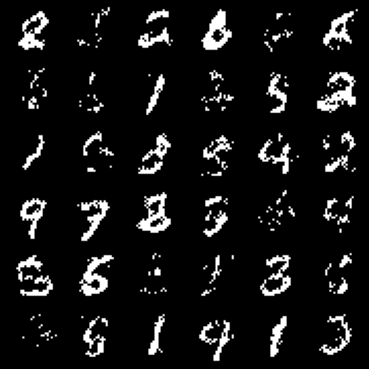
#> input picture made/img/generated_images.png, 369 x 369 px, given in place of smiley.jpg, which was not available
$ python gen_data.py
#> lines starting #> are read from the running program, lines starting #| are printed output that depends on the picture; pictures that were not available may be replaced by others from this repository, and a replacement may not be noted
import pickle

import numpy as np
from PIL import Image


def generate_2D_distr_from_img(image_file, d=0):
    """Given an image re-scale it, convert it to gray-scale, and threat the
    resulting pixel values as the shape of a 2D probability distribution.
    The resulting distribution gives the probability for each of the pixels
    being "on" or "off".

    Args:
        image_file (str): File path to the image.
        d (int): Dimension size. The image is re-scaled to size (d,d).
            Default value is 0, i.e. no resizing.

    Returns:
        distr (np.Array): Numpy array of shape (d, d) giving the "true"
            distribution generated from the pixel values of the image.
    """
#> called with image_file = 'img/smiley.jpg', d = 0
    im = Image.open(image_file)
#> im is the input picture: PIL image 369x369 RGBA; mean R, G, B, A 21.3, 21.3, 21.3, 255
    if d > 0:
        im = im.resize(size=(d,d)) # re-scale to the requested size
    im = im.convert(mode="L")  # convert to gray-scale
#> im: PIL image 369x369 L
    im = np.array(im).astype(np.float32)
#> im: shape (369, 369) float32
    im = 255. - im
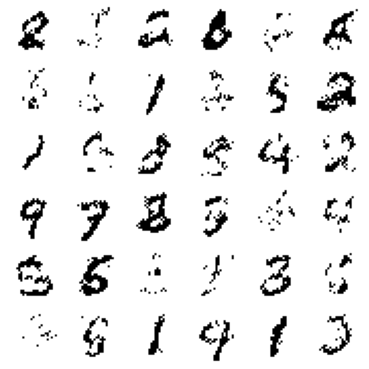
#> im: shape (369, 369) float32; min 0, max 255, mean 233.7

    distr = (im / im.sum()) # convert the pixel values to a distribution

    return distr


if __name__ == "__main__":
    p = generate_2D_distr_from_img("img/smiley.jpg")#, d=25)
    with open("data/smiley.pkl", "wb") as f:
        pickle.dump(p, f)

    p = generate_2D_distr_from_img("img/horse.jpg", d=400)
#> call 2 of generate_2D_distr_from_img, with image_file = 'img/horse.jpg', d = 400
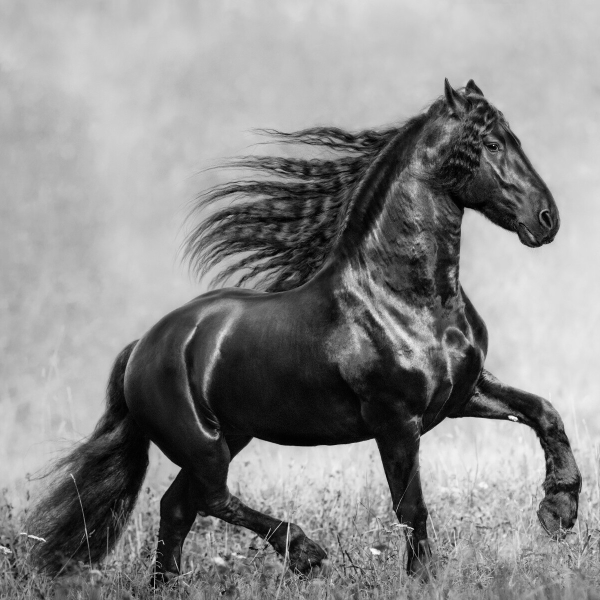
#> input picture made/img/horse.jpg, 1200 x 1200 px (shown at 1/2 size)
#> in generate_2D_distr_from_img, im is the input picture: PIL image 1200x1200 L; min 0, max 255, mean 139.7
#> in generate_2D_distr_from_img (call 2), `im = im.resize(size=(d,d))`:
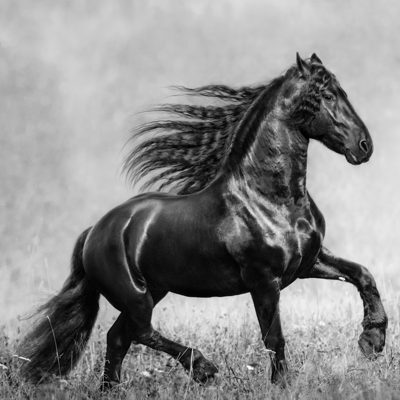
#> im: PIL image 400x400 L; min 0, max 255, mean 139.7
#> in generate_2D_distr_from_img (call 2), `im = 255. - im`:
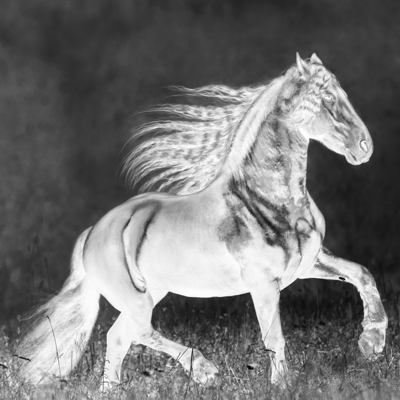
#> im: shape (400, 400) float32; min 0, max 255, mean 115.3
    with open("data/horse.pkl", "wb") as f:
        pickle.dump(p, f)

    p = generate_2D_distr_from_img("img/new_york.jpg")#, d=400)
#> call 3 of generate_2D_distr_from_img, with image_file = 'img/new_york.jpg', d = 0
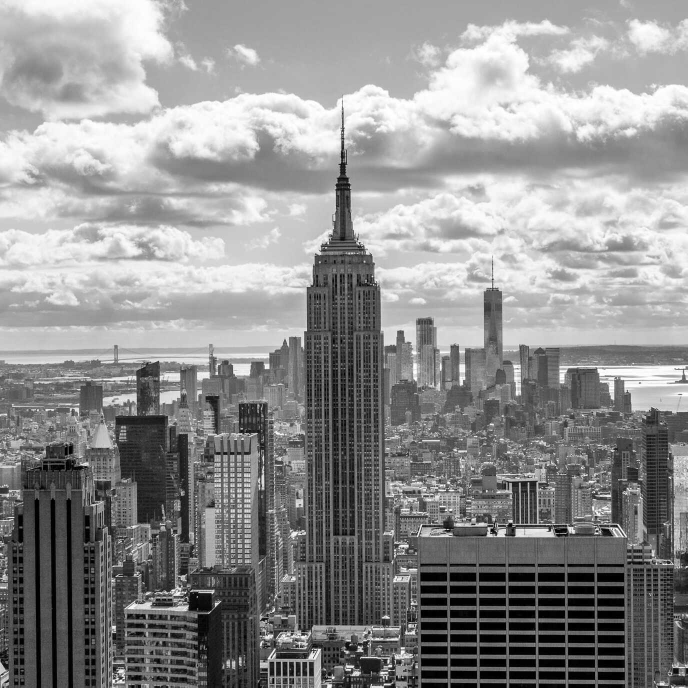
#> input picture made/img/new_york.jpg, 1375 x 1375 px (shown at 1/2 size)
#> in generate_2D_distr_from_img, im is the input picture: PIL image 1375x1375 L; min 0, max 255, mean 143.7
#> in generate_2D_distr_from_img (call 3), `im = 255. - im`:
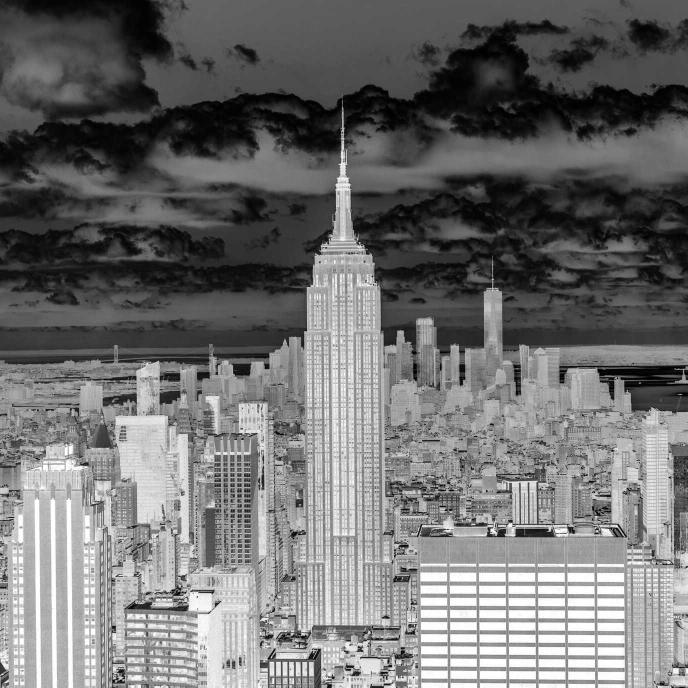
#> im: shape (1375, 1375) float32 (shown at 1/2 size); min 0, max 255, mean 111.3
    with open("data/new_york.pkl", "wb") as f:
        pickle.dump(p, f)

#
